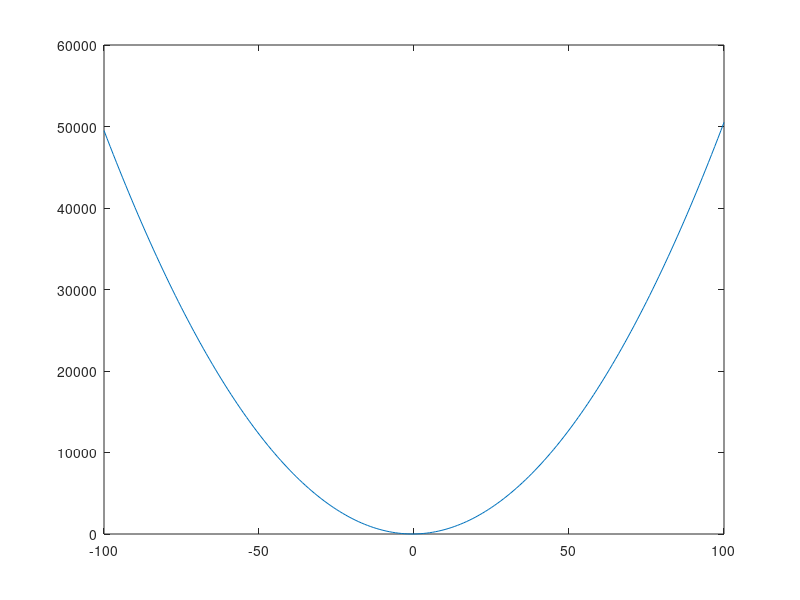

This figure's MATLAB source:
x=-100:1:100
a=input("Enter the value of a: ");
b=input("Enter the value of b: ");
c=input("Enter the value of c: ");
y=a.*x.*x+b.*x+c;
plot(x,y)
